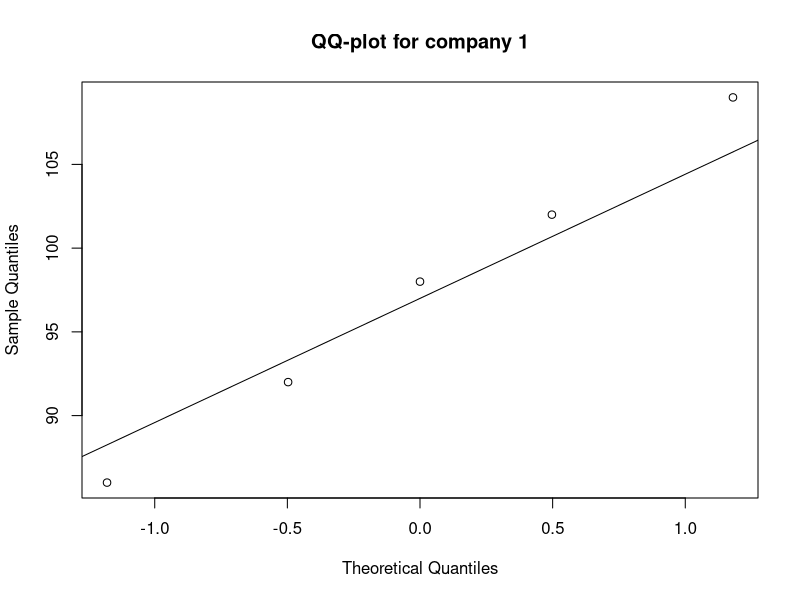
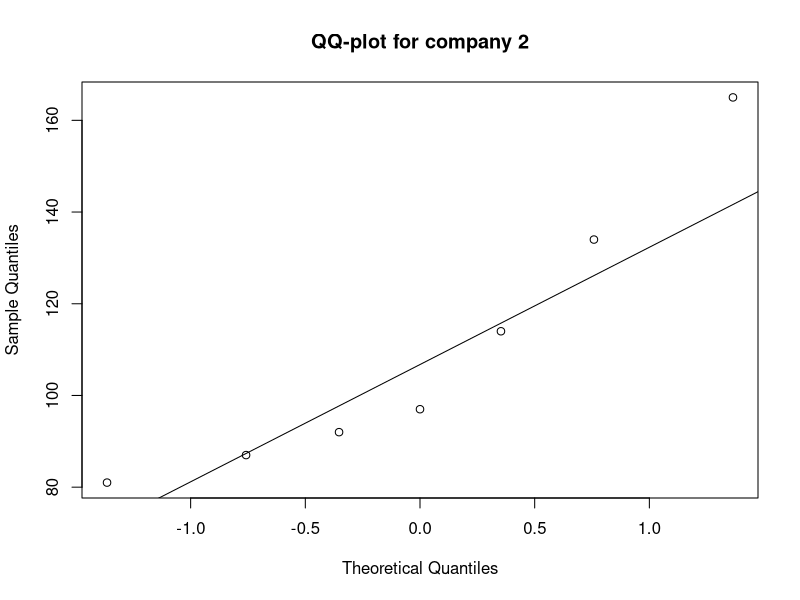
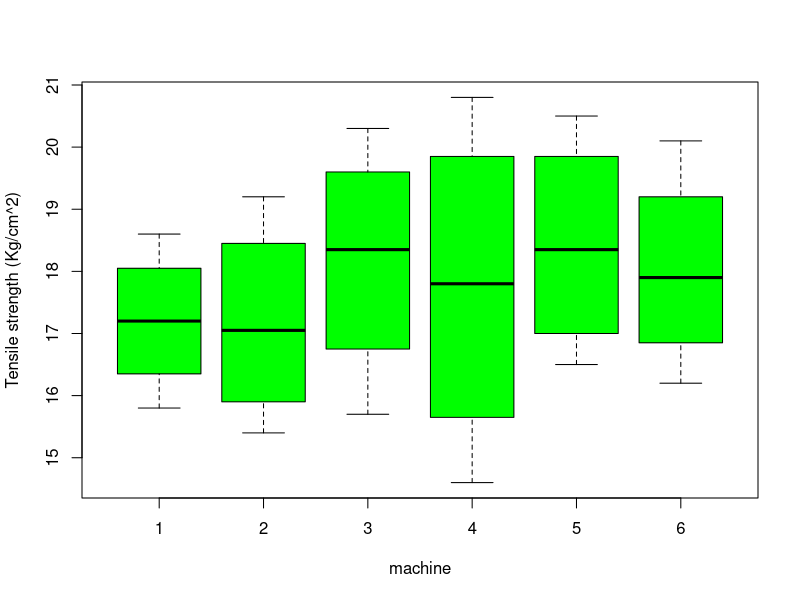
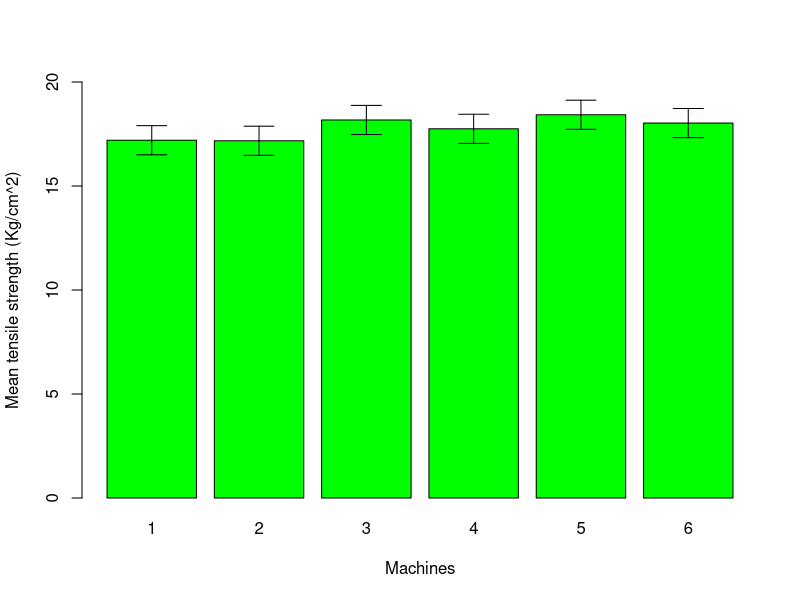
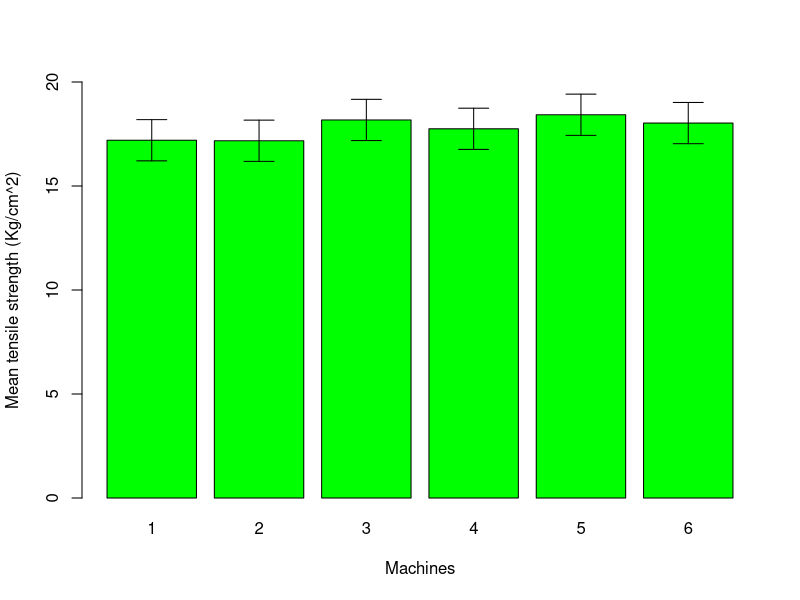
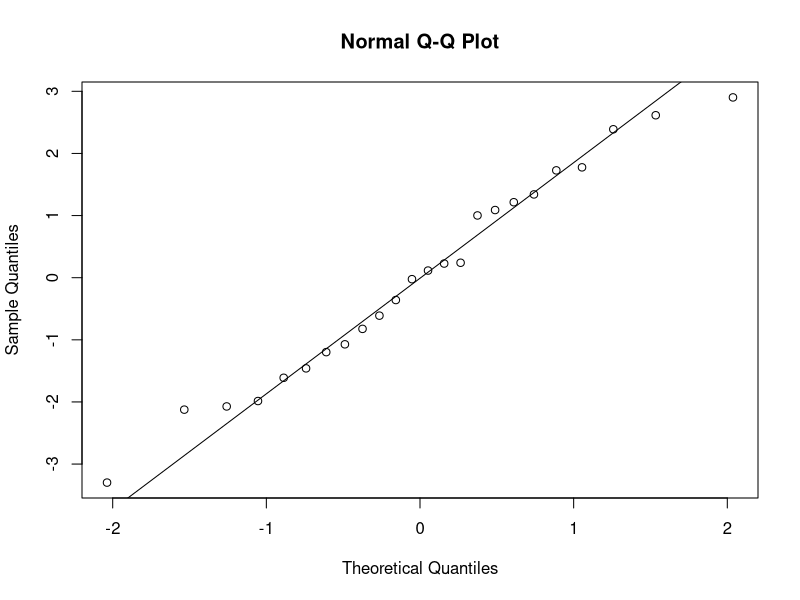
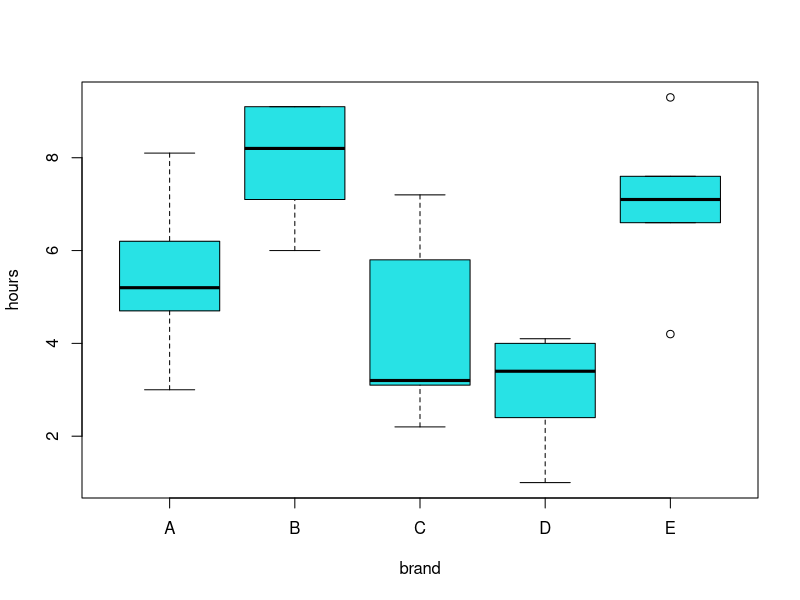
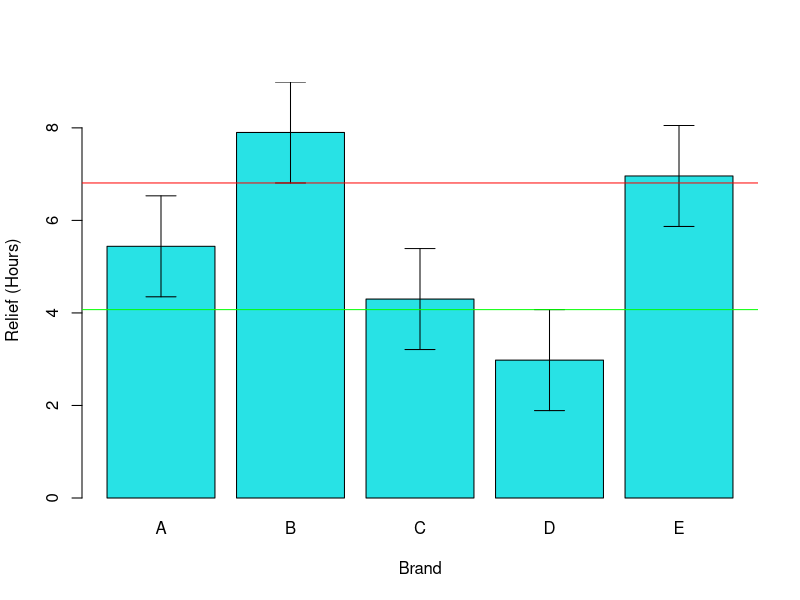

Write the R code that produced these figures, in order.
## ---- chunk 1
knitr::opts_chunk$set(echo = TRUE)
library(knitr)
## ---- chunk 2
films <- data.frame(time=c(102,86,98,109,92,  81,165,97,134,92,87,114),
                  company=c(1, 1, 1, 1,  1,   2, 2,  2, 2,  2, 2, 2))
attach(films)
## ---- chunk 3
var.test(time[company == 1], time[company == 2])
## ---- chunk 4
qqnorm(time[company == 1], main='QQ-plot for company 1')
qqline(time[company == 1])
qqnorm(time[company == 2], main='QQ-plot for company 2')
qqline(time[company == 2])
## ---- chunk 5
skew <- function(x)
{
  if (var(x) == 0)
    return(0)
  m3 <- sum((x-mean(x))^3) / length(x)
  s3 <- sqrt(var(x))^3
  m3 / s3
}
kurtosis <- function(x)
{
  if (var(x) == 0)
    return(0)
  m4 <- sum((x-mean(x))^4) / length(x)
  s4 <- sqrt(var(x))^4
  m4 / s4 - 3
}

B <- 1000
bootstrap <- matrix(data=sample(time[company == 2], 
                                size = length(time[company == 2]) * B,
                                replace=TRUE),
                    nrow = length(time[company == 2]),
                    ncol = B)

boot.skew <- apply(bootstrap,
                   2,
                   skew)
boot.kurt <- apply(bootstrap,
                   2,
                   kurtosis)
quantile(boot.skew, c(0.025, 0.975))

quantile(boot.kurt, c(0.025, 0.975))
## ---- chunk 6
bootstrap <- matrix(data=sample(time[company == 1], 
                                size = length(time[company == 1]) * B,
                                replace=TRUE),
                    nrow = length(time[company == 1]),
                    ncol = B)

boot.skew <- apply(bootstrap,
                   2,
                   skew)
boot.kurt <- apply(bootstrap,
                   2,
                   kurtosis)
quantile(boot.skew, c(0.025, 0.975))

quantile(boot.kurt, c(0.025, 0.975))
## ---- chunk 7
t.test(time[company == 2],
       time[company == 1],
       var.equal = FALSE,
       alternative = 'less',
       mu = 10)
## ---- chunk 8
tensile <- data.frame(strength=c(17.5, 16.9, 15.8, 18.6,
                                 16.4, 19.2, 17.7, 15.4,
                                 20.3, 15.7, 17.8, 18.9,
                                 14.6, 16.7, 20.8, 18.9,
                                 17.5, 19.2, 16.5, 20.5,
                                 18.3, 16.2, 17.5, 20.1),
                      machine =c(1, 1, 1, 1,
                                 2, 2, 2, 2,
                                 3, 3, 3, 3,
                                 4, 4, 4, 4,
                                 5, 5, 5, 5,
                                 6, 6, 6, 6))
attach(tensile)

boxplot(strength~machine, 
        data=tensile,
        ylab="Tensile strength (Kg/cm^2)",
        col='green')
## ---- chunk 9
sigma.hat <- summary.lm(aov(strength~machine))$sigma
sigma.hat
# There's 6 populations, so divide by sqrt(6)
se.mean <- sigma.hat / sqrt(6)
se.mean

means <- rep(0, 6)
for ( i in 1:6)
  means[i] <- mean(strength[machine==i])

barplot(means,
        xlab="Machines",
        ylab="Mean tensile strength (Kg/cm^2)",
        names=c(1,2,3,4,5,6),
        ylim=c(0, 20),
        col='green')

x <- barplot(means, plot=F)
for (i in 1:6)
{
  arrows(x[i], means[i]-se.mean,
         x[i], means[i]+se.mean,
         code=3, angle=90, length=0.15)
}
## ---- chunk 10
LSD <- 2 * sqrt(2) * se.mean
LSD
error = LSD / 2

barplot(means,
        xlab="Machines",
        ylab="Mean tensile strength (Kg/cm^2)",
        names=c(1,2,3,4,5,6),
        ylim=c(0, 20),
        col='green')

x <- barplot(means, plot=F)
for (i in 1:6)
{
  arrows(x[i], means[i]-error,
         x[i], means[i]+error,
         code=3, angle=90, length=0.15)
}
## ---- chunk 11
resid.strength <- resid(aov(strength~machine))
qqnorm(resid.strength)
qqline(resid.strength)
## ---- chunk 12
tablet <- data.frame(hours=c(5.2, 4.7, 8.1, 6.2, 3.0,
                             9.1, 7.1, 8.2, 6.0, 9.1,
                             3.2, 5.8, 2.2, 3.1, 7.2,
                             2.4, 3.4, 4.1, 1.0, 4.0,
                             7.1, 6.6, 9.3, 4.2, 7.6),
                     brand=c("A","A","A","A","A",
                             "B","B","B","B","B",
                             "C","C","C","C","C",
                             "D","D","D","D","D",
                             "E","E","E","E","E"))
attach(tablet)
boxplot(hours~brand, tablet, col=5)
## ---- chunk 13
sigma.hat <- summary.lm(aov(hours~brand))$sigma
sigma.hat
# There's 5 populations, so divide by sqrt(5)
se.mean <- sigma.hat / sqrt(5)
se.mean
LSD <- 2 * sqrt(2) * se.mean
error = LSD / 2
error

means <- rep(0, 5)
brand.list <- c("A","B","C","D","E")
for ( i in 1:5)
{
  means[i] <- mean(hours[brand == brand.list[i]])
}

x <- barplot(means,
        xlab="Brand",
        ylab="Relief (Hours)",
        names=brand.list,
        ylim=c(0,max(means)+error),
        col=5)

for (i in 1:5)
{
  arrows(x[i], means[i]-error,
         x[i], means[i]+error,
         code=3, angle=90, length=0.15)
}

abline(h=max(means)-error, col='red') # show lower bounds for error on column with the greatest mean
abline(h=min(means)+error, col='green') # show upper bounds for error on column with the least mean
## ---- chunk 14
resid.relief <- resid(aov(hours~brand))
qqnorm(resid.relief)
qqline(resid.relief)
